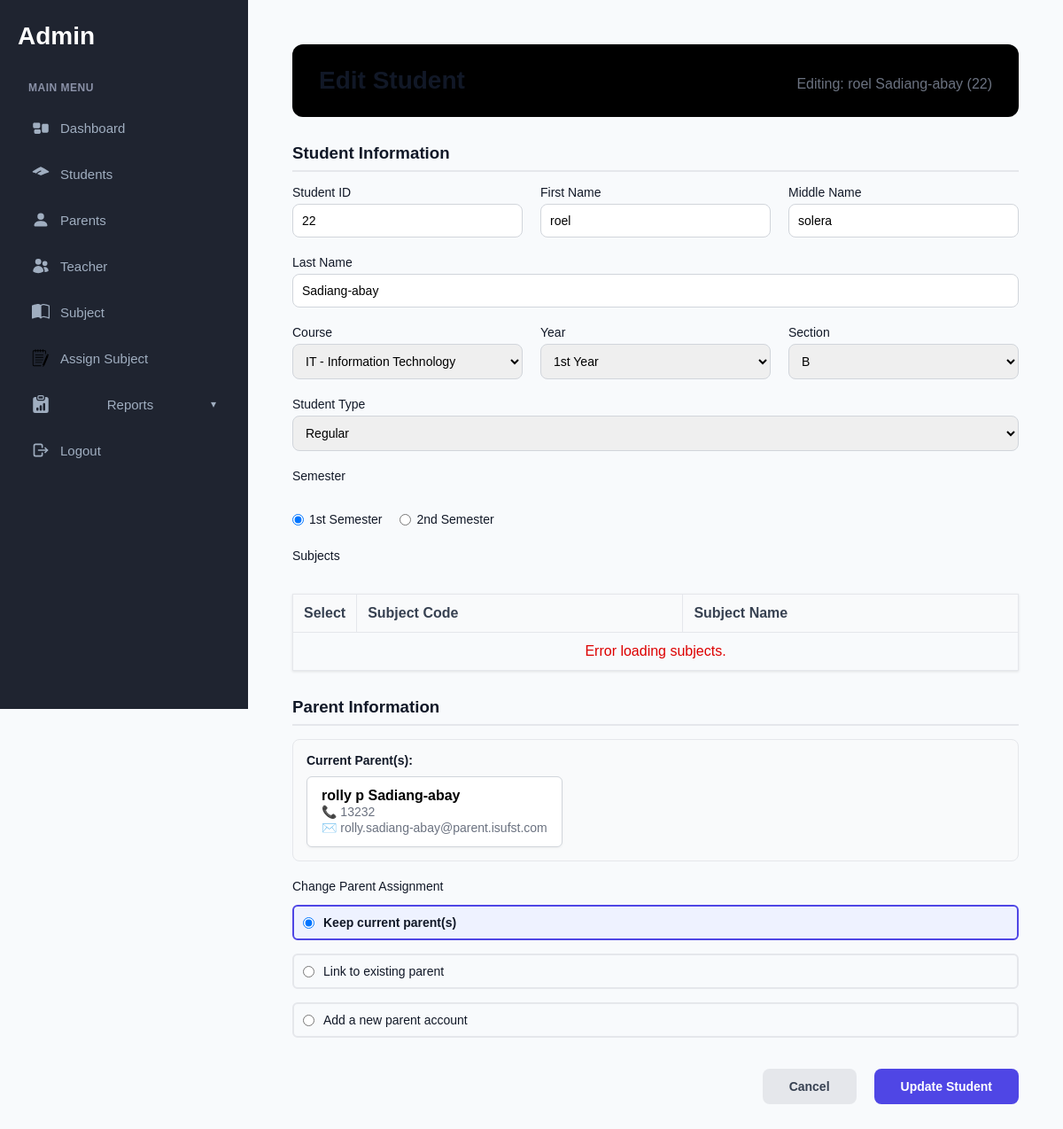
Page /accounts/student/22/edit/ (signed in) on the committed database.
### accounts/models.py (models this page shows, shortened)
class StudentProfile(models.Model):
    user = models.OneToOneField(CustomUser, on_delete=models.CASCADE, limit_choices_to={'role': 'student'})
    student_ID = models.CharField(primary_key=True, max_length=10)
    first_name = models.CharField(max_length=50)
    middle_name = models.CharField(max_length=50, blank=True, null=True)
    last_name = models.CharField(max_length=50)
    course = models.ForeignKey("academics.Course", on_delete=models.SET_NULL, null=True)
    parents = models.ManyToManyField(ParentProfile, related_name='students', blank=True)
    year = models.CharField(max_length=10, choices=YEAR_LEVEL_CHOICES)
    section = models.CharField(max_length=5, choices=SECTION_CHOICES)
    is_regular = models.CharField(max_length=10, choices=STUDENT_STATUS_CHOICES)
    subjects = models.ManyToManyField("academics.Subject", related_name='students', blank=True)

class ParentProfile(models.Model):
    user = models.OneToOneField(CustomUser, on_delete=models.CASCADE, limit_choices_to={'role':'parent'})
    first_name = models.CharField(max_length=50,)
    middle_name = models.CharField(max_length=50,)
    last_name = models.CharField(max_length=50,)
    contact_number = models.CharField(max_length=20, blank=True, null=True)

class CustomUser(AbstractUser):
    ROLE_CHOICES = (
        ('admin','Admin'),
        ('teacher','Teacher'),
        ('student','Student'),
        ('parent','Parent')
    )
    role = models.CharField(max_length=10, choices=ROLE_CHOICES)
    first_login = models.BooleanField(default=True)

### accounts/views.py (the view)
# urls.py: path('student/<str:student_id>/edit/',views.edit_student, name = 'edit_student'),
@login_required
def edit_student(request, student_id):
    student_profile = get_object_or_404(StudentProfile, pk=student_id)
    semester = request.POST.get('semester', student_profile.semester if hasattr(student_profile, 'semester') else '1st')
    if request.method == 'POST':
        selected_parent_id = request.POST.get('parent_select', '').strip()
        parent_action = request.POST.get('parent_action', 'keep')
        create_new_parent = parent_action == 'add' and not selected_parent_id
        student_form = StudentProfileForm(request.POST, instance=student_profile, semester=semester, course=student_profile.course.id if student_profile.course else None)
        if create_new_parent:
            parent_user_form = parentUserForm(request.POST, prefix='parent')
            parent_profile_form = parentProfileForm(request.POST, prefix='parent')
            valid_parent_forms = parent_user_form.is_valid() and parent_profile_form.is_valid()
        else:
            parent_user_form = parentUserForm(prefix='parent')
            parent_profile_form = parentProfileForm(prefix='parent')
            valid_parent_forms = True
        if student_form.is_valid() and valid_parent_forms:
            try:
                student = student_form.save()
                subject_ids = [int(i) for i in request.POST.getlist('subjects') if i]
                if subject_ids:
                    student.subjects.set(subject_ids)
                if parent_action == 'change' and selected_parent_id:
                    parent = ParentProfile.objects.get(pk=int(selected_parent_id))
                    student.parents.set([parent])
                elif parent_action == 'add' and create_new_parent:
                    parent_first = parent_profile_form.cleaned_data['first_name']
                    parent_last = parent_profile_form.cleaned_data['last_name']
                    parent_email, parent_username = generate_unique_email(
                        parent_first, parent_last, domain="parent.isufst.com"
                    )
                    parent_user = parent_user_form.save(commit=False)
                    parent_user.email = parent_email
                    parent_user.username = parent_username
                    parent_user.set_password(get_random_string(8))
                    parent_user.role = 'parent'
                    parent_user.first_login = True
                    parent_user.save()
                    parent_profile = parent_profile_form.save(commit=False)
                    parent_profile.user = parent_user
                    parent_profile.save()
                    student.parents.add(parent_profile)
                messages.success(request, f'{student.full_name} updated successfully.')
                return redirect('accounts:manage_student')
            except IntegrityError as e:
                student_form.add_error(None, "Student ID or email already exists.")
                if create_new_parent:
                    parent_user_form.add_error(None, "Parent email already exists.")
            except Exception as error:
                student_form.add_error(None, f"An unexpected error occurred: {str(error)}")
    else:
        student_form = StudentProfileForm(instance=student_profile, semester=semester, course=student_profile.course.id if student_profile.course else None)
        parent_user_form = parentUserForm(prefix='parent')
        parent_profile_form = parentProfileForm(prefix='parent')
    subjects = Subject.objects.filter(
        course=student_profile.course,
        semester_number=semester
    )
    subject_ids = SubjectOffering.objects.filter(year=student_profile.year).values_list('subject_id', flat=True)
    subjects = subjects.filter(id__in=subject_ids)
    enrolled_subject_ids = student_profile.subjects.values_list('id', flat=True)
    current_parents = student_profile.parents.all()
    parents = ParentProfile.objects.exclude(id__in=current_parents).order_by('first_name', 'last_name')
    forms_list = [student_form, parent_user_form, parent_profile_form]
    context = {
        'student_profile': student_profile,
        'student_form': student_form,
        'parent_user_form': parent_user_form,
        'parent_profile_form': parent_profile_form,
        'current_parents': current_parents,
        'parents': parents,
        'subjects': subjects,
        'enrolled_subject_ids': enrolled_subject_ids,
        'semester': semester,
        'forms_list': forms_list,
    }
    return render(request, 'dashboard/edit_student.html', context)

### accounts/forms.py (shortened to what this page needs)
class parentUserForm(forms.ModelForm):
    class Meta:
        model = CustomUser
        fields = ['email']
        widgets = {
            'email':forms.EmailInput(attrs={'class': 'form-control'})
        }

### academics/models.py (called while the page is built)
    def __str__(self):
        return f"{self.name} - {self.description}"

### dashboard/templates/dashboard/edit_student.html (shortened to what this page needs)
{% extends 'base.html' %}
{% load static %}
{% block content %}
<div class="dashboard-container">
  <div class="dashboard-header" style="margin-bottom: 30px;">
    <h2>Edit Student</h2>
    <p style="color: #6b7280; margin-top: 8px;">
      Editing: {{ student_profile.first_name }} {{ student_profile.last_name }} ({{ student_profile.student_ID }})
    </p>
  </div>
  <form action="{% url 'accounts:edit_student' student_profile.student_ID %}" method="post" class="edit-student-form" id="studentForm">
    <h3>Student Information</h3>
    <div class="form-row">
      <div class="form-group">
        <label for="{{ student_form.student_ID.id_for_label }}">Student ID</label>
        {{ student_form.student_ID }}
      </div>
      <div class="form-group">
        <label for="{{ student_form.first_name.id_for_label }}">First Name</label>
        {{ student_form.first_name }}
      </div>
      <div class="form-group">
        <label for="{{ student_form.middle_name.id_for_label }}">Middle Name</label>
        {{ student_form.middle_name }}
      </div>
      <div class="form-group">
        <label for="{{ student_form.last_name.id_for_label }}">Last Name</label>
        {{ student_form.last_name }}
      </div>
    </div>
    <div class="form-row">
      <div class="form-group">
        <label for="{{ student_form.course.id_for_label }}">Course</label>
        {{ student_form.course }}
      </div>
      <div class="form-group">
        <label for="{{ student_form.year.id_for_label }}">Year</label>
        {{ student_form.year }}
      </div>
      <div class="form-group">
        <label for="{{ student_form.section.id_for_label }}">Section</label>
        {{ student_form.section }}
      </div>
      <div class="form-group">
        <label for="{{ student_form.is_regular.id_for_label }}">Student Type</label>
        {{ student_form.is_regular }}
      </div>
    </div>
    <div class="form-row semester-row">
      <label>Semester</label>
      <div class="semester-options">
        {% for value, label in student_form.fields.semester.choices %}
          <label class="radio-label">
            <input type="radio" name="semester" value="{{ value }}"
                   {% if student_form.semester.value == value or value == semester %}checked{% endif %}>
            {{ label }}
          </label>
        {% endfor %}
      </div>
    </div>
    <div class="form-row">
      <label>Subjects</label>
      <table class="subjects-table">
        <thead>
          <tr>
            <th style="width:50px;">Select</th>
            <th>Subject Code</th>
            <th>Subject Name</th>
          </tr>
        </thead>
        <tbody id="subject-container">
        </tbody>
      </table>
    </div>
    <h3 style="margin-top:30px;">Parent Information</h3>
    {% if current_parents %}
      <div class="current-parents-display">
        <label>Current Parent(s):</label>
        <div class="parent-list">
          {% for parent in current_parents %}
            <div class="parent-card">
              <strong>{{ parent.first_name }} {{ parent.middle_name|default:"" }} {{ parent.last_name }}</strong><br>
              <span style="color: #6b7280; font-size: 14px;">📞 {{ parent.contact_number }}</span><br>
              <span style="color: #6b7280; font-size: 14px;">✉️ {{ parent.user.email }}</span>
            </div>
          {% endfor %}
        </div>
      </div>
    {% endif %}
    <div class="form-row">
      <div class="form-group">
        <label>Change Parent Assignment</label>
        <div class="parent-change-options">
          <label class="radio-label">
            <input type="radio" name="parent_action" value="keep" checked> Keep current parent(s)
          </label>
          <label class="radio-label">
            <input type="radio" name="parent_action" value="change"> Link to existing parent
          </label>
          <label class="radio-label">
            <input type="radio" name="parent_action" value="add"> Add a new parent account
          </label>
        </div>
      </div>
    </div>
    <div class="form-row action-buttons" style="margin-top:30px;">
      <a href="{% url 'accounts:manage_student' %}" class="btn-cancel">Cancel</a>
      <button type="submit" class="btn-save">Update Student</button>
    </div>
  </form>
</div>
{% endblock %}

### core/static/css/styles.css (style rules this page uses)
* { margin: 0; padding: 0; box-sizing: border-box; }
body { font-family: -apple-system, BlinkMacSystemFont, 'Segoe UI', Roboto, Oxygen, Ubuntu, Cantarell, sans-serif; background-color: #f8fafc; min-height: 100vh; margin: 0; padding: 0; }
.dashboard-container { padding: 30px; font-family: 'Poppins', sans-serif; }
.dashboard-header { background: #000; color: #fff; padding: 25px 30px; border-radius: 12px; margin-bottom: 30px; }
.dashboard-header h2 { margin: 0; font-size: 28px; font-weight: 700; }
.dashboard-header { display: flex; justify-content: space-between; align-items: center; background: #000; color: #fff; padding: 25px 30px; border-radius: 12px; margin-bottom: 30px; }

### core/static/css/report.css (style rules this page uses)
* { margin: 0; padding: 0; box-sizing: border-box; }
body { font-family: 'Poppins', sans-serif; background-color: #f8fafc; min-height: 100vh; margin: 0; padding: 0; }
.dashboard-container { padding: 30px; }
.dashboard-header { display: flex; justify-content: space-between; align-items: center; background: #000; color: #fff; padding: 25px 30px; border-radius: 12px; margin-bottom: 30px; }
.dashboard-header h2 { font-size: 28px; font-weight: 700; }

### dashboard/templates/dashboard/edit_student.html (style rules this page uses)
.edit-student-form h3 { color: #111827; margin-bottom: 15px; padding-bottom: 8px; border-bottom: 2px solid #e5e7eb; }
.edit-student-form .form-row { display: flex; flex-wrap: wrap; gap: 20px; margin-bottom: 20px; }
.edit-student-form .form-group { flex: 1; min-width: 200px; display: flex; flex-direction: column; }
.edit-student-form label { font-weight: 500; margin-bottom: 5px; color: #111827; font-size: 14px; }
.edit-student-form input[type="text"], .edit-student-form input[type="number"], .edit-student-form select { padding: 10px; border-radius: 8px; border: 1px solid #d1d5db; font-size: 14px; outline: none; transition: all 0.3s; }
.semester-row { flex-direction: column; }
.semester-options { display: flex; gap: 20px; margin-top: 8px; }
.radio-label { display: flex; align-items: center; cursor: pointer; font-weight: 400; }
.radio-label input[type="radio"] { margin-right: 6px; cursor: pointer; }
.subjects-table { width: 100%; border-collapse: collapse; margin-top: 10px; box-shadow: 0 1px 3px rgba(0,0,0,0.1); }
.subjects-table th, .subjects-table td { border: 1px solid #e5e7eb; padding: 12px; text-align: left; }
.subjects-table th { background-color: #f9fafb; font-weight: 600; color: #374151; }
.btn-save, .btn-secondary, .btn-cancel { padding: 12px 30px; border: none; border-radius: 8px; font-weight: 600; font-size: 14px; cursor: pointer; transition: all 0.3s; text-decoration: none; display: inline-block; text-align: center; }
.btn-save { background-color: #4f46e5; color: white; }
.btn-cancel { background-color: #e5e7eb; color: #374151; }
.action-buttons { justify-content: flex-end; gap: 10px; }
.current-parents-display { margin-bottom: 20px; padding: 15px; background: #f9fafb; border-radius: 8px; border: 1px solid #e5e7eb; }
.current-parents-display label { display: block; font-weight: 600; margin-bottom: 10px; color: #111827; }
.parent-list { display: flex; flex-wrap: wrap; gap: 12px; }
.parent-card { background: white; padding: 12px 16px; border-radius: 6px; border: 1px solid #d1d5db; box-shadow: 0 1px 3px rgba(0,0,0,0.05); }
.parent-change-options { display: flex; flex-direction: column; gap: 10px; margin-top: 8px; }
.parent-change-options .radio-label { display: flex; align-items: center; padding: 10px; border: 2px solid #e5e7eb; border-radius: 6px; cursor: pointer; transition: 0.3s; }
.parent-change-options input[type="radio"] { margin-right: 10px; }
.parent-change-options .radio-label:has(input:checked) { background: #eef2ff; border-color: #4f46e5; font-weight: 600; }
.dashboard-container { max-width: 1200px; margin: 0 auto; padding: 20px; }
.dashboard-header h2 { color: #111827; font-size: 28px; font-weight: 700; }

### rows in the picture
StudentProfile: first_name "roel", last_name "Sadiang-abay", student_ID "22", middle_name "solera", course "IT - Information Technology", year "1st Year", section "B", is_regular "Regular"
ParentProfile: first_name "rolly", middle_name "p", last_name "Sadiang-abay", contact_number "13232", user.email "rolly.sadiang-abay@parent.isufst.com"

### other values in the picture
{{ label }} "1st Semester" "2nd Semester"
